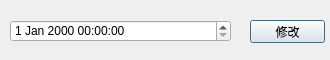
<?xml version="1.0" encoding="UTF-8"?>
<ui version="4.0">
 <class>Dialog2</class>
 <widget class="QDialog" name="Dialog2">
  <property name="geometry">
   <rect>
    <x>0</x>
    <y>0</y>
    <width>330</width>
    <height>60</height>
   </rect>
  </property>
  <property name="minimumSize">
   <size>
    <width>330</width>
    <height>60</height>
   </size>
  </property>
  <property name="maximumSize">
   <size>
    <width>330</width>
    <height>60</height>
   </size>
  </property>
  <property name="windowTitle">
   <string>修改车机时间</string>
  </property>
  <widget class="QDateTimeEdit" name="dateTimeEdit">
   <property name="geometry">
    <rect>
     <x>10</x>
     <y>20</y>
     <width>221</width>
     <height>22</height>
    </rect>
   </property>
  </widget>
  <widget class="QPushButton" name="pushButton">
   <property name="geometry">
    <rect>
     <x>250</x>
     <y>20</y>
     <width>75</width>
     <height>23</height>
    </rect>
   </property>
   <property name="toolTip">
    <string>修改</string>
   </property>
   <property name="text">
    <string>修改</string>
   </property>
  </widget>
 </widget>
 <resources/>
 <connections/>
</ui>
